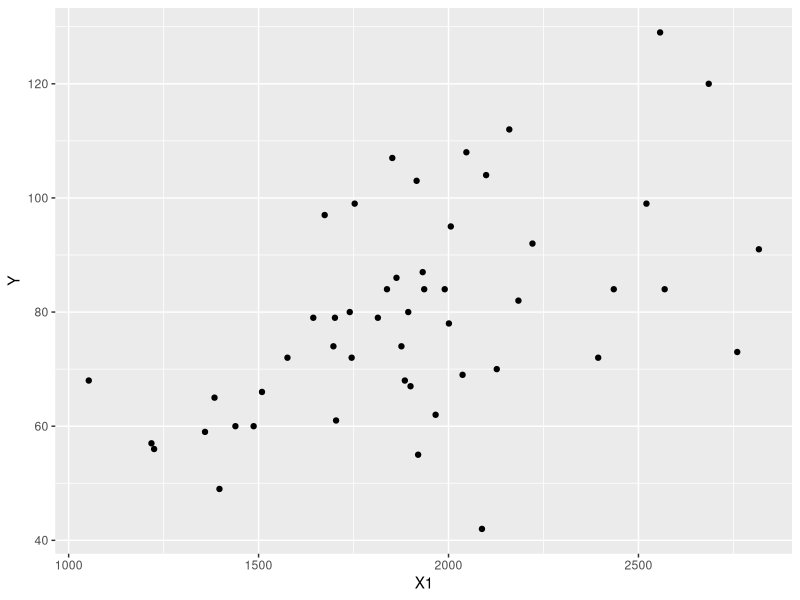
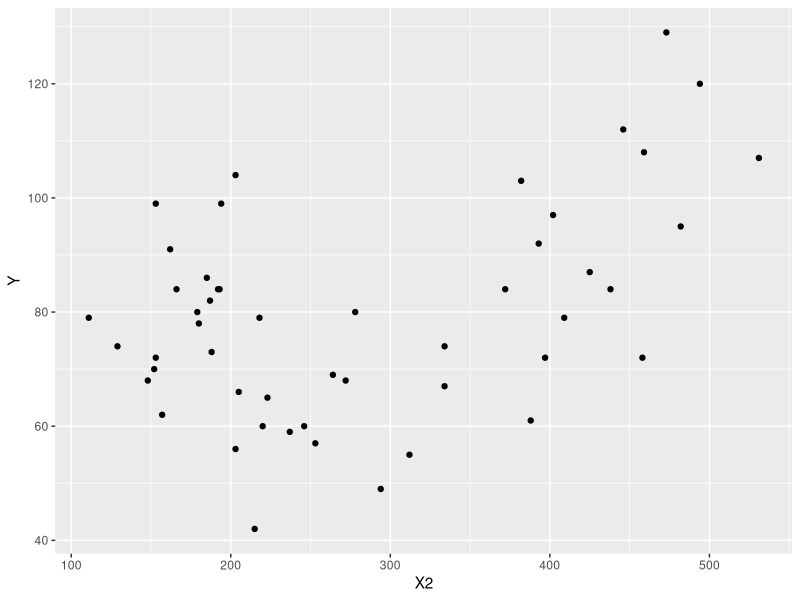
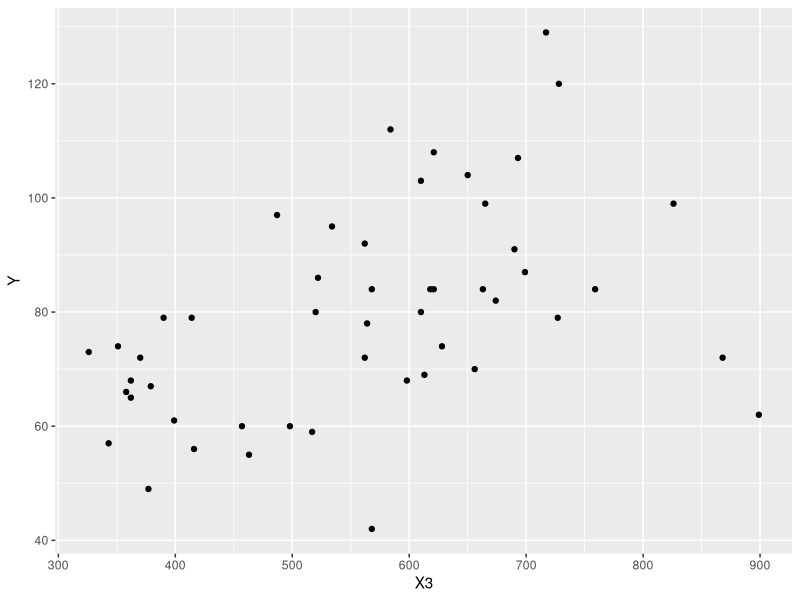
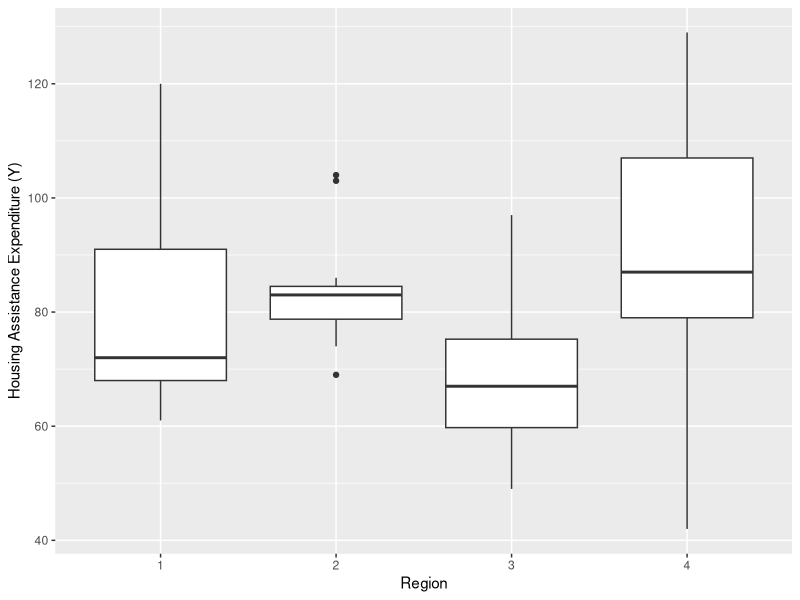
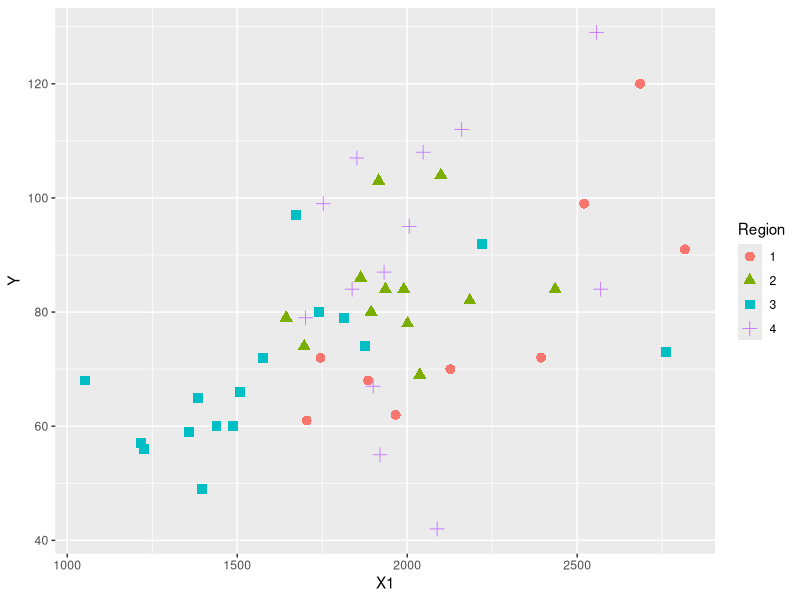

Recreate these plots in R, in order.
# Question 1.1
# Given data
IQ_scores <- c(105, 69, 86, 100, 82, 111, 104, 110, 87, 108, 87, 90,
               94, 113, 112, 98, 80, 97, 95, 111, 114, 89, 95, 126, 98) #reading the vector

# Calculate sample mean
sample_mean <- mean(IQ_scores) # calculating the average IQ

# Calculate sample standard deviation
sample_std <- sd(IQ_scores) # calculating the standard deviation of IQ

# Sample size
n <- length(IQ_scores) # number of the students in the dataset

# Confidence level (90%)
confidence_level <- 0.90 

# Calculate the critical t-value
critical_t <- 1.71 # we can find this critical t-value from a t-table by knowing the degrees of freedom and the confidence interval
# found at https://www.scribbr.com/statistics/students-t-table/

# Calculate the margin of error
margin_of_error <- critical_t * (sample_std / sqrt(n)) # calculating the error margin 

# Calculate the confidence interval
lower_bound <- sample_mean - margin_of_error
upper_bound <- sample_mean + margin_of_error

################
# Question 1.2

# National average IQ score
national_average <- 100 

# Perform one-sample t-test
t_test_result <- t.test(IQ_scores, mu = national_average, alternative = "greater")

# Print the results
cat("Test Statistic:", t_test_result$statistic, "\n")
cat("p-value:", t_test_result$p.value, "\n")

# Check the decision based on the p-value and alpha level
alpha <- 0.05
if (t_test_result$p.value < alpha) {
  cat("Reject the null hypothesis (H0)\n")
  cat("Average student IQ in the school is greater than 100.\n")
} else {
  cat("Fail to reject the null hypothesis (H0)\n")
  cat("There is not enough evidence to conclude that the average student IQ in the school is greater than 100.\n")
}

################################################################
#Question 2.1
library(dplyr)
library(ggplot2)

# reading the expenditure dataset
expenditure <- read.table("expenditure.txt", header = TRUE, sep = "\t")

# scatterplot for seein the relationship between Y and X1
ggplot(expenditure, aes(X1, Y)) + geom_point() # according to the plot there is a positive correlation between these two variables
corx1_y <- cor(expenditure$Y, expenditure$X1) # the correlation between these two is 0.53 

# scatterplot for seein the relationship between Y and X2
ggplot(expenditure, aes(X2, Y)) + geom_point() # according to the plot there is a non-linear relationship between these two variables, but if we focus on the correlation value only it is positive
corx2_y <- cor(expenditure$Y, expenditure$X2) # the correlation between these two is 0.44 

# scatterplot for seein the relationship between Y and X3
ggplot(expenditure, aes(X3, Y)) + geom_point() # according to the plot there is a positive correlation between these two variables
corx3_y <- cor(expenditure$Y, expenditure$X3) # the correlation between these two is 0.46 

# Question 2.2


expenditure$Region <- as.factor(expenditure$Region) # becaiuse we wanted to seperate regions from each other, we converted the type of the Region column from numeric to factor

# Create a box plot to visualize the relationship
ggplot(expenditure, aes(x = Region, y = Y)) +
  geom_boxplot() +
  labs(x = "Region", y = "Housing Assistance Expenditure (Y)")  #on average region 4 has the highest

# Question 2.3
# I have already plotted the first part of this question in the answer of question 2.1
# Create an extended scatterplot with Region
ggplot(expenditure, aes(x = X1, y = Y, color = Region, shape = Region)) +
  geom_point(size = 3) +
  labs(x = "X1", y = "Y") 


